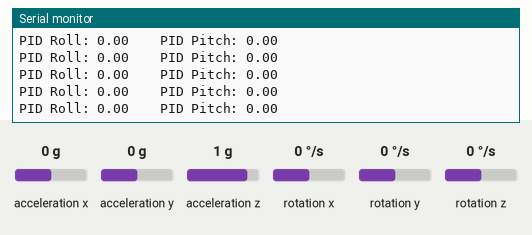
Recording of a sketch running on a simulated Arduino Uno, built with avr-gcc and run on an emulated ATmega328P. Shown: the last lines printed to the serial monitor. Wiring (inferred from the names in the program): MPU-6050 motion sensor at I2C address 0x68. Inputs (shaded band) come from the test bench; at power-on: acceleration x 0 g, acceleration y 0 g, rotation x 0 °/s, acceleration z 1 g, rotation y 0 °/s, rotation z 0 °/s.

Above: at 3.5 s.
3.6 s: acceleration x set to -1.4 g
At 4.7 s:
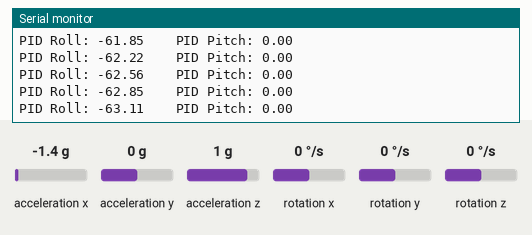
6.6 s: acceleration y set to 0.8 g
At 6.74 s:
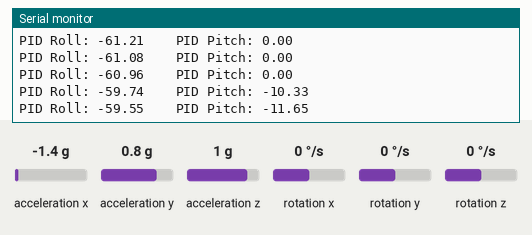
9.6 s: rotation x set to -192 °/s
At 9.62 s:
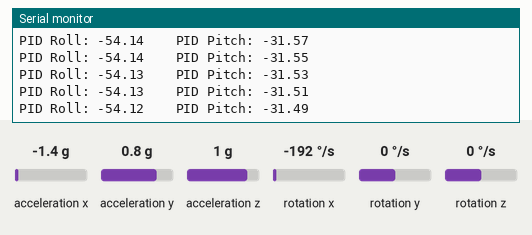
12.6 s: acceleration z set to -1.4 g
At 14.59 s:
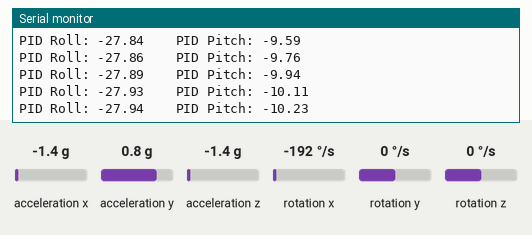
15.6 s: rotation y set to -192 °/s
At 15.6 s:
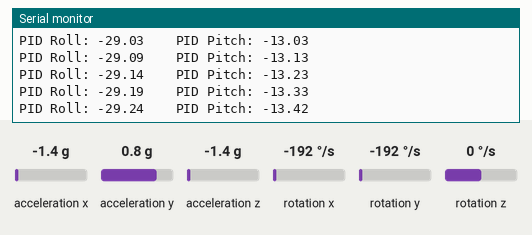
18.6 s: acceleration x set to 0.8 g
At 19.5 s:
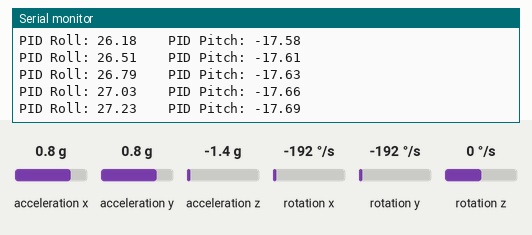
Timing chart, 0 to 21.6 s (numbered marks = the images above; inputs shaded):
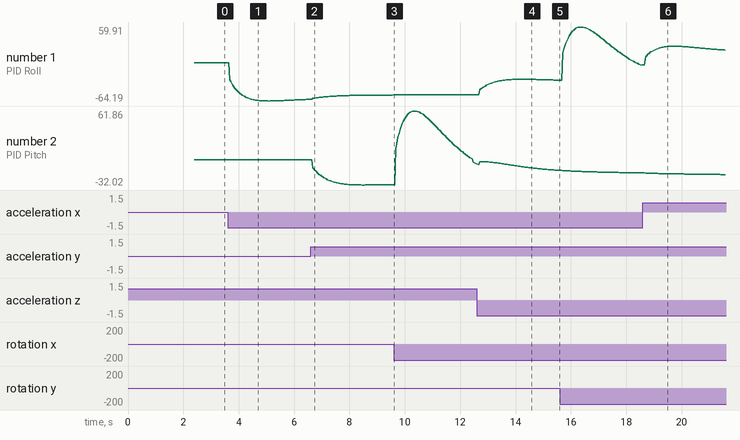

Measured:
- after the input at 3.6 s, the serial monitor: prints a new line after 0.07 s (image 1)
- plotted number 1: 0 → -61.08 after the input at 3.6 s

The sketch:

testing.ino
```cpp
#include <Wire.h>

// For gyroscope calibration
float gyro_x_bias = 0;
float gyro_y_bias = 0;
float gyro_z_bias = 0;

// For accelerometer calibration
float acc_x_bias = 0;
float acc_y_bias = 0;
float acc_z_bias = 0;

// For the Kalman filter

  unsigned long last_time_kf = micros();

  // For roll
  float angle_roll = 0.0;
  float bias_roll = 0.0;
  float P_roll[2][2] = { {1, 0}, {0, 1} };

  // For pitch
  float angle_pitch = 0.0;
  float bias_pitch = 0.0;
  float P_pitch[2][2] = { {1, 0}, {0, 1} };

  // Kalman tuning constants (shared)
  float Q_angle = 0.004;
  float Q_bias  = 0.003;
  float R_measure = 0.04;

  float gy_roll, gy_yaw, gy_pitch; // Stores rotation rates in each axis (angular velocity)
  float acc_roll, acc_yaw, acc_pitch; // Stores acceleration in each axis

// For PID control
  // For roll
  float target_roll = 0.0;
  float prev_error_roll = 0.0;
  float integral_roll = 0.0;

  float Kp_roll = 1.5;
  float Ki_roll = 0.05;
  float Kd_roll = 0.2;

  unsigned long last_time_pid_roll = micros();

  // For pitch
  float target_pitch = 0.0;
  float prev_error_pitch = 0.0;
  float integral_pitch = 0.0;

  float Kp_pitch = 1.5;
  float Ki_pitch = 0.05;
  float Kd_pitch = 0.2;

  unsigned long last_time_pid_pitch = micros();

void setup() {
  Wire.setClock(400000); // For the MPU-6050
  Wire.begin();

  delay(250);

  // Activate the MPU-6050
  Wire.beginTransmission(0x68);
  Wire.write(0x6B);
  Wire.write(0x00);
  Wire.endTransmission(0x68);

  // MPU Configuration
  Wire.beginTransmission(0x68); // 0x68 is the address of the MPU-6050
  Wire.write(0x1A); // Configures the digital low-pass filter
  Wire.write(0x05); // Chooses a low-pass filter with 10Hz cuttoff frequency
  Wire.endTransmission();

  // Set sensetivity
  Wire.beginTransmission(0x68);
  Wire.write(0x1B);
  Wire.write(0x8); // Full scale range: 500 degs/s or LSB 65.5
  Wire.endTransmission();

  calibrate_gyro();
  calibrate_acc();

  Serial.begin(9600);
}

void loop() {
  unsigned long current_time = micros();
  float dt = (current_time - last_time_kf) / 1000000.0;
  last_time_kf = current_time;

  read_gyro();
  read_acc();

  angle_roll = kalman_filter(acc_roll, gy_roll, dt, angle_roll, bias_roll, P_roll);
  angle_pitch = kalman_filter(acc_pitch, gy_pitch, dt, angle_pitch, bias_pitch, P_pitch);

  float pid_output_pitch = pid_update(target_pitch, angle_pitch, (current_time - last_time_pid_pitch) / 1000000.0, Kp_pitch, Ki_pitch, Kd_pitch, prev_error_pitch, integral_pitch);
  last_time_pid_pitch = current_time;
  float pid_output_roll = pid_update(target_roll, angle_roll, (current_time - last_time_pid_roll) / 1000000.0, Kp_roll, Ki_roll, Kd_roll, prev_error_roll, integral_roll);
  last_time_pid_roll = current_time;

  Serial.print("PID Roll: "); Serial.print(pid_output_roll);
  Serial.print("    PID Pitch: "); Serial.println(pid_output_pitch);

}


void read_gyro() {
  // To store raw data from the gyroscope
  int16_t gyro_x;
  int16_t gyro_y;
  int16_t gyro_z;


  // Read rotation rates from the gyroscope
  Wire.beginTransmission(0x68);
  Wire.write(0x43);
  Wire.endTransmission();
  Wire.requestFrom(0x68, 6);

  gyro_x = Wire.read() << 8 | Wire.read();
  gyro_y = Wire.read() << 8 | Wire.read();
  gyro_z = Wire.read() << 8 | Wire.read();

  // Rates:
  // TODO if the chip is placed properly on the PCB, swap gy_roll and gy_pitch
  gy_pitch = (float) gyro_x / 65.5; // Notice that we're not subracting the bias, because the Kalman filter should handle it
  gy_roll = (float) gyro_y / 65.5;
  gy_yaw = (float) gyro_z / 65.5;

  // Serial.print("Roll: "); Serial.print(gy_roll);
  // Serial.print("    Yaw: "); Serial.print(gy_yaw);
  // Serial.print("    Pitch: "); Serial.println(gy_pitch);

}


void read_acc() {
  // To store raw data from the accelerometer
  int16_t acc_x;
  int16_t acc_y;
  int16_t acc_z;

  // Read data from the accelerometer
  Wire.beginTransmission(0x68);
  Wire.write(0x1C);
  Wire.write(0x10);
  Wire.endTransmission();
  Wire.beginTransmission(0x68);
  Wire.write(0x3B);
  Wire.endTransmission();
  Wire.requestFrom(0x68,6);

  // Read bytes
  acc_x = Wire.read() << 8 | Wire.read();
  acc_y = Wire.read() << 8 | Wire.read();
  acc_z = Wire.read() << 8 | Wire.read();

  float acc_x_clean = (float) acc_x / 4096 - acc_x_bias;
  float acc_y_clean= (float) acc_y / 4096 - acc_y_bias;
  float acc_z_clean = (float) acc_z / 4096 - acc_z_bias + 1; // Because when the drone is idle, it will have gravitational acceleration along the z axis

  // This calculates the angles by using the accelerometer
  // TODO change roll and pitch variable names, this is because the HW-290 unit is not placed in the right direction on the breadboard
  // Signs depend on the way the chip is mounted
  acc_pitch = atan2(acc_y_clean, sqrt(acc_x_clean * acc_x_clean + acc_z_clean * acc_z_clean)) * 180 / PI;
  acc_roll = -atan2(acc_x_clean, sqrt(acc_y_clean * acc_y_clean + acc_z_clean * acc_z_clean)) * 180 / PI;

  // Serial.print("Roll angle: "); Serial.print(roll_angle);
  // Serial.print("    Pitch angle: "); Serial.println(pitch_angle);

}


void calibrate_gyro() {
  long x_sum = 0, y_sum = 0, z_sum = 0;

  for (int i = 0; i < 2000; i++) {
    // Read data
    Wire.beginTransmission(0x68);
    Wire.write(0x43);
    Wire.endTransmission();

    Wire.requestFrom(0x68, 6);
    int16_t gx = Wire.read() << 8 | Wire.read();
    int16_t gy = Wire.read() << 8 | Wire.read();
    int16_t gz = Wire.read() << 8 | Wire.read();

    x_sum += gx;
    y_sum += gy;
    z_sum += gz;
  }
  gyro_x_bias = (float) x_sum / 2000;
  gyro_y_bias = (float) y_sum / 2000;
  gyro_z_bias = (float) z_sum / 2000;
}


void calibrate_acc() {
  long x_sum = 0, y_sum = 0, z_sum = 0;
  int samples = 200;

  for (int i = 0; i < samples; i++) {
    // Read data
    Wire.beginTransmission(0x68);
    Wire.write(0x3B);
    Wire.endTransmission();
    Wire.requestFrom(0x68, 6);

    int16_t acc_x = Wire.read() << 8 | Wire.read();
    int16_t acc_y = Wire.read() << 8 | Wire.read();
    int16_t acc_z = Wire.read() << 8 | Wire.read();

    x_sum += acc_x;
    y_sum += acc_y;
    z_sum += acc_z;
  }

  acc_x_bias = ((float) x_sum / samples) / 4069.0;
  acc_y_bias = ((float) y_sum / samples) / 4069.0;
  acc_z_bias = ((float) z_sum / samples) / 4069.0;
}


float kalman_filter(float acc_angle, float gyro_rate, float dt, float &angle, float &bias, float P[2][2]) {

  // Prediction step
  angle += dt * (gyro_rate - bias);

  // Update error covariance
  P[0][0] += dt * (dt * P[1][1] - P[1][0] - P[0][1] + Q_angle);
  P[0][1] -= dt * P[1][1];
  P[1][0] -= dt * P[1][1];
  P[1][1] += Q_bias * dt;

  // Calculate the Kalman gain
  float S = P[0][0] + R_measure;
  float K[2];
  K[0] = P[0][0] / S;
  K[1] = P[1][0] / S;

  // Measurement update
  float y = acc_angle - angle;
  angle += K[0] * y;
  bias  += K[1] * y;

  // Update P
  float P00_temp = P[0][0];
  float P01_temp = P[0][1];

  P[0][0] -= K[0] * P00_temp;
  P[0][1] -= K[0] * P01_temp;
  P[1][0] -= K[1] * P00_temp;
  P[1][1] -= K[1] * P01_temp;

  return angle;
}


float pid_update(float target, float measured_angle, float dt, float Kp, float Ki, float Kd, float &prev_error, float &integral) {
  float error = target - measured_angle;

  if (abs(error) < 0.5) integral = 0.0;

  integral += error * dt;

  float max_integral = 100;
  if (integral > max_integral) integral = max_integral;
  if (integral < -max_integral) integral = -max_integral;

  float derivative = (error - prev_error) / dt;

  float output = Kp * error + Ki * integral + Kd * derivative;

  prev_error = error;
  return output;
}


// Reads data from the inertia unit.
void read_MPU() {

  // To store raw data from the gyroscope
  int16_t gyro_x;
  int16_t gyro_y;
  int16_t gyro_z;

  // To store raw data from the accelerometer
  int16_t acc_x;
  int16_t acc_y;
  int16_t acc_z;

  float gy_roll, gy_yaw, gy_pitch; // Stores rotation rates in each axis (angular velocity)

  // Read rotation rates from the gyroscope
  Wire.beginTransmission(0x68);
  Wire.write(0x43);
  Wire.endTransmission();
  Wire.requestFrom(0x68, 6);

  gyro_x = Wire.read() << 8 | Wire.read();
  gyro_y = Wire.read() << 8 | Wire.read();
  gyro_z = Wire.read() << 8 | Wire.read();

  gy_roll = (float) (gyro_x - gyro_x_bias) / 65.5;
  gy_pitch = (float) (gyro_y - gyro_y_bias) / 65.5;
  gy_yaw = (float) (gyro_z - gyro_z_bias) / 65.5;

  // Serial.print("Roll: "); Serial.print(roll);
  // Serial.print("    Yaw: "); Serial.print(yaw);
  // Serial.print("    Pitch: "); Serial.println(pitch);

  // Read data from the accelerometer
  Wire.beginTransmission(0x68);
  Wire.write(0x1C);
  Wire.write(0x10);
  Wire.endTransmission();
  Wire.beginTransmission(0x68);
  Wire.write(0x3B);
  Wire.endTransmission();
  Wire.requestFrom(0x68,6);

  // Read bytes
  acc_x = Wire.read() << 8 | Wire.read();
  acc_y = Wire.read() << 8 | Wire.read();
  acc_z = Wire.read() << 8 | Wire.read();

  acc_roll = (float) acc_x / 4096 - acc_x_bias;
  acc_pitch= (float) acc_y / 4096 - acc_y_bias;
  acc_yaw = (float) acc_z / 4096 - acc_z_bias + 1; // Because when the drone is idle, it will have gravitational acceleration along the z axis

  // Serial.print("acc_x: "); Serial.print(acc_roll);
  // Serial.print("    acc_y: "); Serial.print(acc_pitch);
  // Serial.print("    acc_z: ");Serial.println(acc_yaw);

  // This calculates the angles by using the accelerometer
  // TODO change roll and pitch variable names, this is because the HW-290 unit is not placed in the right direction on the breadboard
  // Signs depend on the way the chip is mounted
  float pitch_angle = -atan2(acc_pitch, sqrt(acc_roll * acc_roll + acc_yaw * acc_yaw)) * 180 / PI;
  float roll_angle = -atan2(acc_roll, sqrt(acc_pitch * acc_pitch + acc_yaw * acc_yaw)) * 180 / PI;

  Serial.print("Roll angle: "); Serial.print(roll_angle);
  Serial.print("    Pitch angle: "); Serial.println(pitch_angle);
}
```
